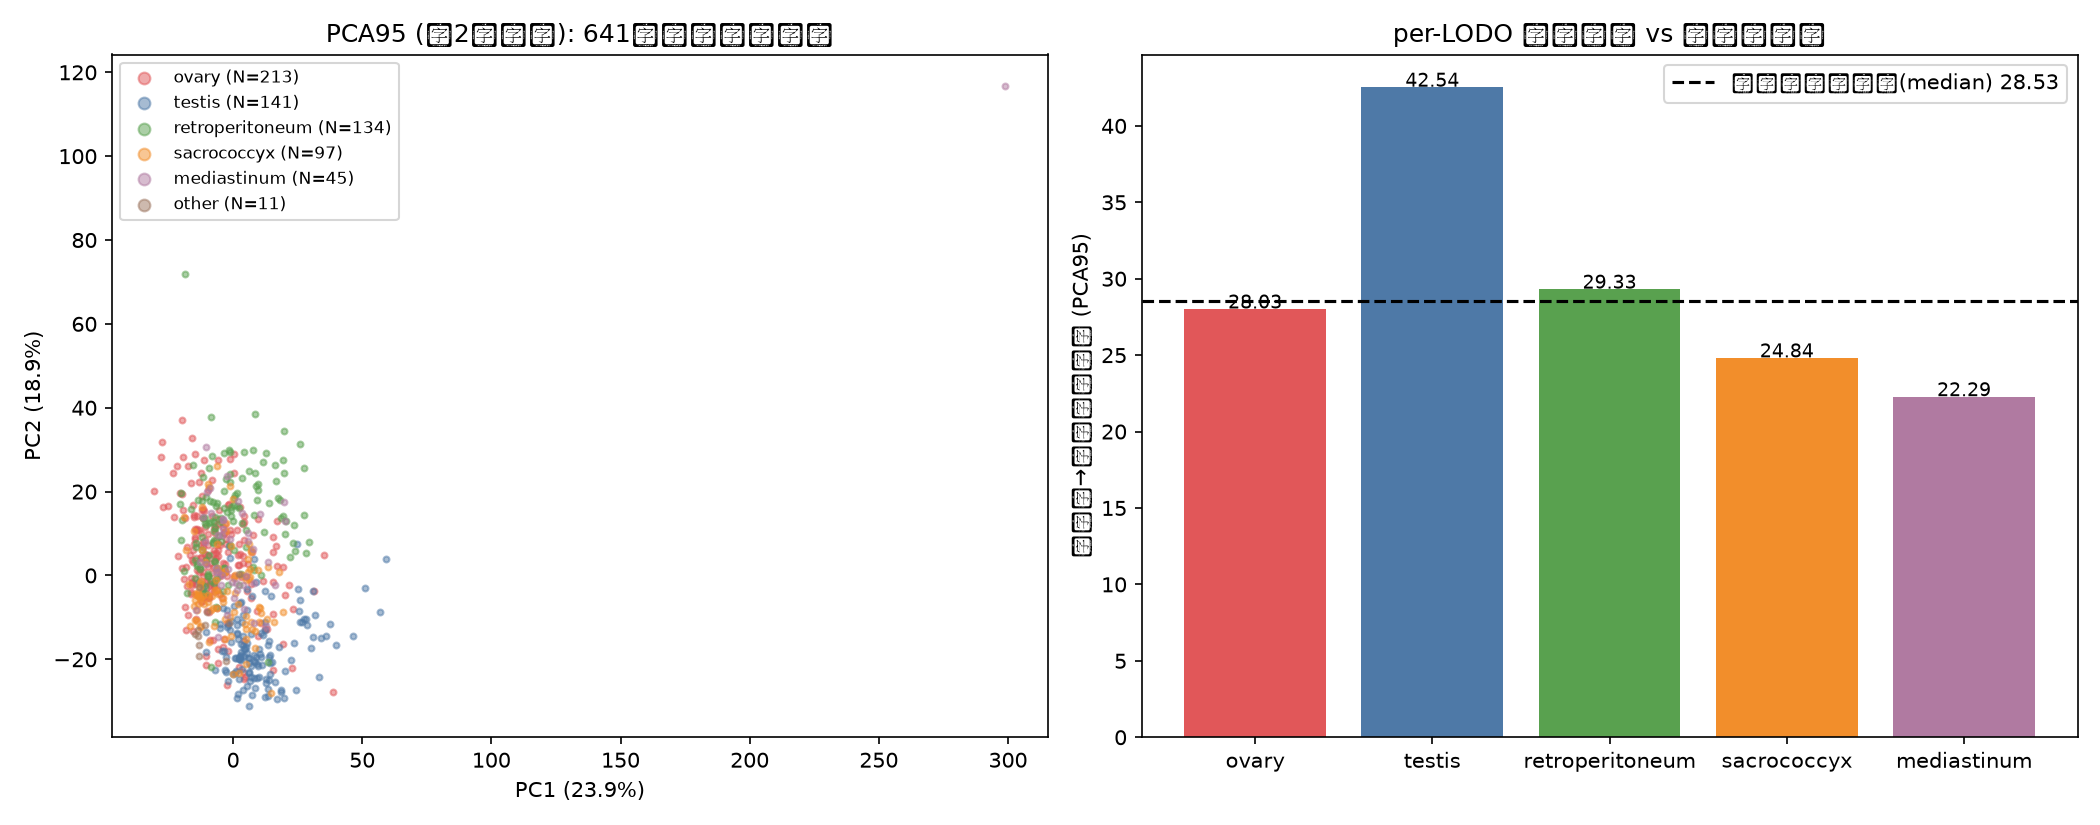

Python code for this plot:
#!/usr/bin/env python
"""pca_drift.py — LODO 域特征漂移诊断（PCA 基线）

对应论文 Supplementary（site hold-out 特征漂移分析）：
1) 全量 641 例 PCA（保留 95% 方差）：域间质心距离矩阵 + 域内分散度
2) per-LODO 训练域 PCA：每个留出域到训练质心的距离
3) 内部测试集（7:3 split, 193例）到训练质心距离作为同分布基线
4) 罕见域（other, 11例）距离

输出（写入本脚本所在目录）：domain_distances.json + pca_drift.png

依赖：
  - experiments/radiomics_svm/features_full.csv（由 extract_features_full.py 生成）
  - experiments/lodo/domain_labels.csv + lodo_splits.json（make_domain_splits.py）
  - datasets/R23_CT-PEGCT-Diag/split_7to3_seed42.json
"""
import json
import os
import warnings

import matplotlib
matplotlib.use('Agg')
import matplotlib.pyplot as plt
import numpy as np
import pandas as pd
from sklearn.decomposition import PCA
from sklearn.feature_selection import VarianceThreshold
from sklearn.preprocessing import StandardScaler

warnings.filterwarnings('ignore')

HERE = os.path.dirname(os.path.abspath(__file__))
REPO = os.path.dirname(os.path.dirname(HERE))
FEAT_CSV = os.path.join(REPO, 'experiments', 'radiomics_svm', 'features_full.csv')
LABELS_CSV = os.path.join(HERE, 'domain_labels.csv')
LODO_JSON = os.path.join(HERE, 'lodo_splits.json')
SPLIT_JSON = os.path.join(REPO, 'datasets', 'R23_CT-PEGCT-Diag', 'split_7to3_seed42.json')

# ---------- 数据 ----------
feat = pd.read_csv(FEAT_CSV)
feat = feat[feat['Patient_ID'] != 'MT_411'].reset_index(drop=True)
labels = pd.read_csv(LABELS_CSV)  # Patient_ID, class, domain, domain_raw
df = feat.merge(labels[['Patient_ID', 'domain']], on='Patient_ID')
X = df[[c for c in feat.columns if c not in ('Patient_ID', 'class')]].values
y = df['class'].values
domains = df['domain'].values
stems = df['Patient_ID'].values
print(f'data: {df.shape[0]} cases x {X.shape[1]} features')

# 方差筛选 (全量拟合, 仅去常数特征, 与 SVM 协议一致)
vt = VarianceThreshold(threshold=1e-6)
Xv = vt.fit_transform(X)
print(f'after variance filter: {Xv.shape[1]}')

# 标准化 (训练域拟合; 全量基线用全量拟合)
sc_all = StandardScaler().fit(Xv)
Xs = sc_all.transform(Xv)

# ---------- 1) 全量 PCA ----------
pca_all = PCA(n_components=0.95, random_state=42)
Z_all = pca_all.fit_transform(Xs)
print(f'PCA components (95% var): {Z_all.shape[1]} (explained {pca_all.explained_variance_ratio_.sum():.3f})')

# 域质心 & 距离矩阵
uniq = ['ovary', 'testis', 'retroperitoneum', 'sacrococcyx', 'mediastinum', 'other']
cent = {d: Z_all[domains == d].mean(0) for d in uniq}
dist_mat = {}
for a in uniq:
    dist_mat[a] = {}
    for b in uniq:
        dist_mat[a][b] = round(float(np.linalg.norm(cent[a] - cent[b])), 3)

# 域内分散度 (平均到质心距离)
spread = {d: float(np.mean(np.linalg.norm(Z_all[domains == d] - cent[d], axis=1))) for d in uniq}
print('\n=== 域内分散度 (平均到质心距离, PCA95) ===')
for d in uniq:
    print(f'  {d:16s} spread={spread[d]:.3f}  N={(domains == d).sum()}')

print('\n=== 域间质心距离矩阵 ===')
print('            ' + ''.join(f'{d[:5]:>8s}' for d in uniq))
for a in uniq:
    print(f'{a[:12]:>12s} ' + ''.join(f'{dist_mat[a][b]:8.2f}' for b in uniq))

# ---------- 2) per-LODO 训练域 PCA ----------
lodo = json.load(open(LODO_JSON))

lodo_dist = {}
for dom in ['ovary', 'testis', 'retroperitoneum', 'sacrococcyx', 'mediastinum']:
    tr_mask = np.isin(stems, list(lodo[dom]['train']))
    te_mask = np.isin(stems, list(lodo[dom]['test']))
    sc = StandardScaler().fit(Xv[tr_mask])
    pca = PCA(n_components=0.95, random_state=42).fit(sc.transform(Xv[tr_mask]))
    Ztr = pca.transform(sc.transform(Xv[tr_mask]))
    Zte = pca.transform(sc.transform(Xv[te_mask]))
    ctr = Ztr.mean(0)
    d_test = np.linalg.norm(Zte - ctr, axis=1)
    d_train = np.linalg.norm(Ztr - ctr, axis=1)
    lodo_dist[dom] = {'pca_components': Ztr.shape[1],
                      'test_to_train_centroid_mean': round(float(d_test.mean()), 3),
                      'test_to_train_centroid_median': round(float(np.median(d_test)), 3),
                      'train_spread_median': round(float(np.median(d_train)), 3)}

# 3) 内部测试集同分布基线 (7:3 split, 训练集 PCA)
split = json.load(open(SPLIT_JSON))
tr7 = set(split['MT']['train'] + split['IT']['train'] + split['MGCT']['train']) - {'MT_411'}
te7 = set(split['MT']['test'] + split['IT']['test'] + split['MGCT']['test']) - {'MT_411'}
sc7 = StandardScaler().fit(Xv[np.isin(stems, list(tr7))])
pca7 = PCA(n_components=0.95, random_state=42).fit(sc7.transform(Xv[np.isin(stems, list(tr7))]))
Ztr7 = pca7.transform(sc7.transform(Xv[np.isin(stems, list(tr7))]))
Zte7 = pca7.transform(sc7.transform(Xv[np.isin(stems, list(te7))]))
ctr7 = Ztr7.mean(0)
d7 = np.linalg.norm(Zte7 - ctr7, axis=1)
internal_dist = float(np.mean(d7))
internal_dist_median = float(np.median(d7))
# 离群样本 (内部测试集, mean 口径下 > 训练分散度 3 倍)
train_spread7 = np.linalg.norm(Ztr7 - ctr7, axis=1)
outliers7 = stems[np.isin(stems, list(te7))][d7 > max(3 * np.median(d7), 100)].tolist()
print('\n  内部测试集离群样本 (dist > threshold):', outliers7)

# 4) 罕见域 (other) 距离: 用全量 PCA 空间 (其他域为训练代表)
Zother = Z_all[domains == 'other']
dist_other = float(np.mean(np.linalg.norm(Zother - Z_all[domains != 'other'].mean(0), axis=1)))

print('\n=== per-LODO 测试域到训练质心距离 (PCA95, median稳健) ===')
for dom in lodo_dist:
    d = lodo_dist[dom]
    print(f'  LODO-{dom:16s} median={d["test_to_train_centroid_median"]:.3f}  '
          f'(mean={d["test_to_train_centroid_mean"]:.3f}, train spread med={d["train_spread_median"]:.3f})')
print(f'  内部测试集基线 (同分布): median={internal_dist_median:.3f} (mean={internal_dist:.3f})')
print(f'  罕见域 other -> 全量质心: {dist_other:.3f}')

# ---------- 保存 ----------
result = {'domain_centroid_dist_matrix': dist_mat,
          'domain_spread': spread,
          'per_lodo_test_dist': lodo_dist,
          'internal_test_baseline_mean': round(internal_dist, 3),
          'internal_test_baseline_median': round(internal_dist_median, 3),
          'internal_test_outliers': outliers7,
          'rare_domain_dist': round(dist_other, 3),
          'pca_components_95pct_all': int(Z_all.shape[1]),
          'note': '距离=PCA95空间欧氏距离(StandardScaler后), median为主指标(mean被离群拉高)'}
json.dump(result, open(os.path.join(HERE, 'domain_distances.json'), 'w'), ensure_ascii=False, indent=2)

# ---------- 可视化 ----------
fig, axes = plt.subplots(1, 2, figsize=(14, 5.5))
colors = {'ovary': '#e15759', 'testis': '#4e79a7', 'retroperitoneum': '#59a14f',
          'sacrococcyx': '#f28e2b', 'mediastinum': '#b07aa1', 'other': '#9c755f'}
# 左: PCA 前2主成分散点
for d in uniq:
    m = domains == d
    axes[0].scatter(Z_all[m, 0], Z_all[m, 1], s=8, alpha=0.5, color=colors[d], label=f'{d} (N={m.sum()})')
axes[0].set_xlabel(f'PC1 ({pca_all.explained_variance_ratio_[0] * 100:.1f}%)')
axes[0].set_ylabel(f'PC2 ({pca_all.explained_variance_ratio_[1] * 100:.1f}%)')
axes[0].set_title('PCA95 (前2主成分): 641例按部位域着色')
axes[0].legend(fontsize=8, markerscale=2)
# 右: 距离条形图
doms = list(lodo_dist.keys())
vals = [lodo_dist[d]['test_to_train_centroid_median'] for d in doms]
axes[1].bar(doms, vals, color=[colors[d] for d in doms])
axes[1].axhline(internal_dist_median, ls='--', color='k', label=f'内部测试集基线(median) {internal_dist_median:.2f}')
axes[1].set_ylabel('测试域→训练质心距离 (PCA95)')
axes[1].set_title('per-LODO 域外距离 vs 同分布基线')
axes[1].legend()
for i, v in enumerate(vals):
    axes[1].text(i, v + 0.02, f'{v:.2f}', ha='center', fontsize=9)
plt.tight_layout()
plt.savefig(os.path.join(HERE, 'pca_drift.png'), dpi=150)
print(f'\nsaved: {HERE}/domain_distances.json, pca_drift.png')
